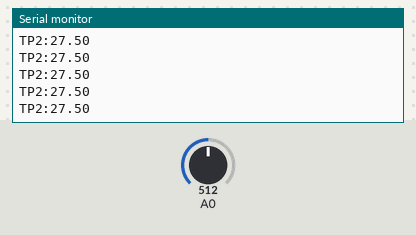
Simulated run of this sketch. Board: Arduino Uno, built with avr-gcc and run on an emulated ATmega328P. Shown: the last lines printed to the serial monitor. The inputs (shaded band) are chosen by the test bench; at power-on: A0 = 512.

Above: at 1.2 s.
1.3 s: A0 set to 716
At 2.7 s:
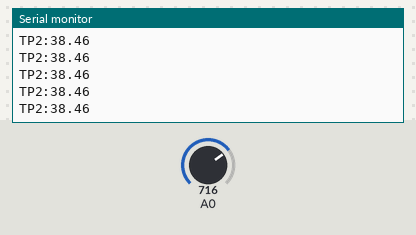
2.8 s: A0 set to 900
At 5.0 s:
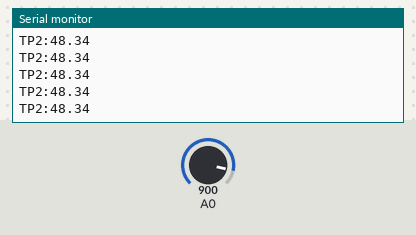
Timing chart, 0 to 6.5 s (numbered marks = the images above; inputs shaded):
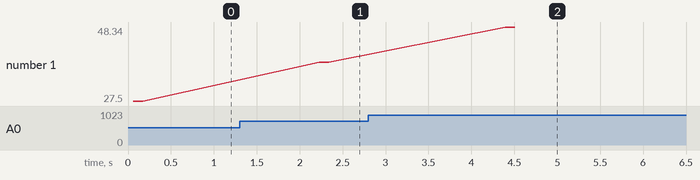

Measured:
- after the input at 1.3 s, the serial monitor: prints a new line after 0.93 s (image 1)
- after the input at 2.8 s, the serial monitor: prints a new line after 1.6 s (image 2)
- plotted number 1: 27.5 → 38.46 after the input at 1.3 s, 38.46 → 48.34 after the input at 2.8 s

The sketch:

ch08-uno.ino
```cpp
// (100k + 10k) / 10k; adjust after checking with your meter
const float RATIO = 11.0;
const int N = 120;            // 120 samples x 0.5 ms = 60 ms
int samples[N];

void setup() {
  Serial.begin(115200);
}

void loop() {
  unsigned long t0 = micros();
  for (int n = 0; n < N; n++) {
    while (micros() - t0 < n * 500UL) { }   // one sample every 0.5 ms
    samples[n] = analogRead(A0);
  }
  for (int n = 0; n < N; n++) {
    Serial.print("TP2:");
    Serial.println(samples[n] * 5.0 / 1024.0 * RATIO, 2);
  }
  delay(2000);
}
```
